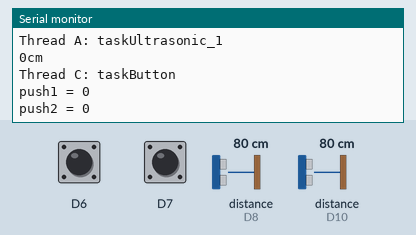
A sketch run on a simulated Arduino Uno R4 WiFi. On the bench: the last lines printed to the serial monitor. The inputs (shaded band) are chosen by the test bench; at power-on: distance to the obstacle (sensors on D8, D10) 80 cm, D6 LOW, D7 LOW. The echo pulse lasts 58.3 µs per cm; WiFi joins after 1.5 s; servers stay silent unless stated; no MQTT or app messages arrive unless stated.

Above: at 17.3 s.
17.4 s: distance to the obstacle (sensor on D8) set to 2 cm
At 22.3 s:
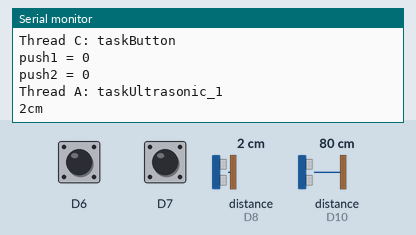
25.4 s: distance to the obstacle (sensor on D10) set to 4 cm
At 27.5 s:
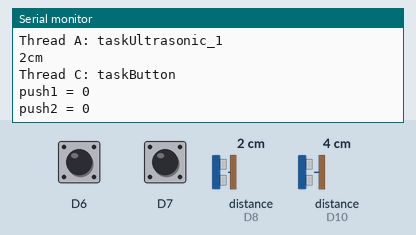
33.4 s: D6 pulled HIGH for 3 s
41.4 s: D7 pulled HIGH for 3 s
At 42.9 s:
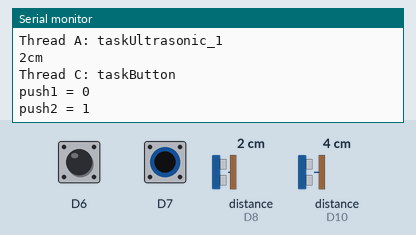
49.4 s: distance to the obstacle (sensor on D8) set to 9 cm
At 51.9 s:
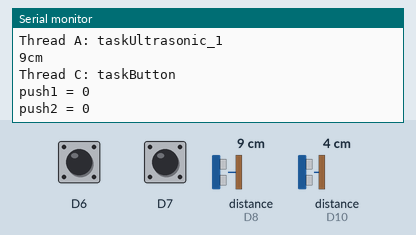
57.4 s: distance to the obstacle (sensor on D10) set to 18 cm
Timing chart, 0 to 60.4 s (numbered marks = the images above; inputs shaded):
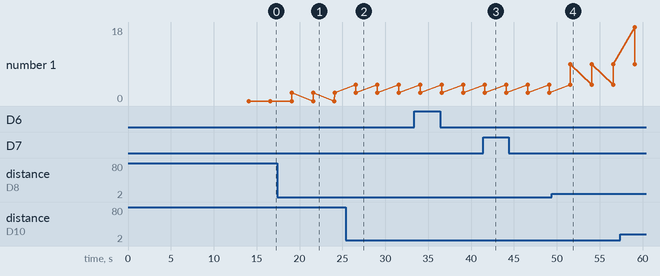

The sketch:

freeRTOS_Ultrasonic_Button.ino
```cpp
#include "WiFiS3.h"
#include <PubSubClient.h>
#include <Arduino_FreeRTOS.h>
#include <NewPing.h>

// WiFi and MQTT 셋팅
#define WLAN_SSID "class924"
#define WLAN_PASS "kosta90009"
#define MQTT_SERVER "192.168.0.154"
#define MQTT_PORT 1883

// sonar(TrigPin, EchoPin, MaxDistance);
// TrigPin과 EchoPin과 최대제한거리(MaxDistance)의 값을 선언
NewPing sonar[2] = {
  NewPing(9, 8, 50),
  NewPing(11, 10, 50),
};

///////please enter your sensitive data in the Secret tab/arduino_secrets.h
char ssid[] = WLAN_SSID; // your network SSID (name)
char pass[] = WLAN_PASS; // your network password (use for WPA, or use as key for WEP)
int keyIndex = 0;

WiFiClient ethClient;
PubSubClient mqtt(ethClient);

int status = WL_IDLE_STATUS;
WiFiServer server(80);

TaskHandle_t Handle_aTask;
TaskHandle_t Handle_bTask;
TaskHandle_t Handle_cTask;

static void taskUltrasonic_1(void* pvParameters) {
    while (1) {
        long sensor1val;
        sensor1val = sonar[0].ping_cm();

        char buffer1[15];
        char str[] = "cm";
        ltoa(sensor1val, buffer1, 10);
        strcat(buffer1, str);
        Serial.println("Thread A: taskUltrasonic_1");
        Serial.println(buffer1);

        mqtt.publish("sensor/ultrasonic_1", String(buffer1).c_str());

        vTaskDelay( 500 / portTICK_PERIOD_MS );
        delay(2000);
    }
}

static void taskUltrasonic_2(void* pvParameters) {
    while (1) {
        long sensor2val;
        sensor2val = sonar[1].ping_cm();

        char buffer2[15];
        char str[] = "cm";
        ltoa(sensor2val, buffer2, 10);
        strcat(buffer2, str);
        Serial.println("Thread B: taskUltrasonic_2");
        Serial.println(buffer2);

        mqtt.publish("sensor/ultrasonic_2", String(buffer2).c_str());

        vTaskDelay( 500 / portTICK_PERIOD_MS );
        delay(2000);
    }
}

static void taskButton(void* pvParameters) {
    // button
    pinMode(6,INPUT);
    pinMode(7,INPUT);

    while (1) {
        // button
        int push1=digitalRead(6);
        int push2=digitalRead(7);

        Serial.println("Thread C: taskButton");
        Serial.print("push1 = ");
        Serial.println(push1);
        Serial.print("push2 = ");
        Serial.println(push2);

        mqtt.publish("sensor/button_1", String(push1).c_str());
        mqtt.publish("sensor/button_2", String(push2).c_str());

        vTaskDelay( 500 / portTICK_PERIOD_MS );
        delay(2000);
    }
    vTaskDelete(NULL);
}

void setup() {
    Serial.begin(9600);

    delay(1000); // prevents usb driver crash on startup, do not omit this
    while(!Serial);  // Wait for Serial terminal to open port before starting program

    connectWiFi();
    // check for the WiFi module:
    if (WiFi.status() == WL_NO_MODULE)
    {
      Serial.println("Communication with WiFi module failed!");
      // don't continue
      while (true)
        ;
    }

    // WiFi.firmwareVersion() : 모듈에서 실행 중인 펌웨어 버전을 문자열로 반환
    String fv = WiFi.firmwareVersion();
    if (fv < WIFI_FIRMWARE_LATEST_VERSION)
    {
      Serial.println("Please upgrade the firmware");
    }

    // attempt to connect to WiFi network:
    while (status != WL_CONNECTED)
    {
      Serial.print("Attempting to connect to Network named: ");
      Serial.println(ssid); // print the network name (SSID);

      // Connect to WPA/WPA2 network. Change this line if using open or WEP network:
      status = WiFi.begin(ssid, pass);
      // wait 10 seconds for connection:
      delay(5000);
    }
    printWifiStatus();
    delay(5000);

    // MQTT broker
    mqtt.setServer(MQTT_SERVER, MQTT_PORT);
    connectMQTT();

    Serial.println("");
    Serial.println("******************************");
    Serial.println("        Program start         ");
    Serial.println("******************************");

    // Create the threads that will be managed by the rtos
    // Sets the stack size and priority of each task
    // Also initializes a handler pointer to each task, which are important to communicate with and retrieve info from tasks
    xTaskCreate(taskUltrasonic_1,"taskUltrasonic_1",256, NULL, tskIDLE_PRIORITY +3, &Handle_aTask);
    xTaskCreate(taskUltrasonic_2,"taskUltrasonic_2",256, NULL, tskIDLE_PRIORITY + 2, &Handle_bTask);
    xTaskCreate(taskButton,"taskButton",256, NULL, tskIDLE_PRIORITY + 1, &Handle_cTask);

    // Start the RTOS, this function will never return and will schedule the tasks.
    vTaskStartScheduler();
}

void loop() {
    // NOTHING
}


void connectWiFi() {
  Serial.println("Connecting to WiFi");
  WiFi.begin(WLAN_SSID, WLAN_PASS);

  while (WiFi.status() != WL_CONNECTED) {
    delay(1000);
    Serial.println("Connecting to WiFi...");
  }

  Serial.println("Connected to WiFi");
}

void connectMQTT() {
  Serial.println("Connecting to MQTT");
  while (!mqtt.connected()) {
    if (mqtt.connect("MQ135Client")) {
      Serial.println("Connected to MQTT");
    } else {
      Serial.print("Failed to connect to MQTT, rc=");
      Serial.print(mqtt.state());
      Serial.println(" Retrying in 5 seconds...");
      delay(5000);
    }
  }
}

void printWifiStatus() {
  Serial.print("SSID: ");
  Serial.println(WiFi.SSID());

  IPAddress ip = WiFi.localIP();
  Serial.print("IP Address: ");
  Serial.println(ip);

  long rssi = WiFi.RSSI();
  Serial.print("Signal strength (RSSI):");
  Serial.print(rssi);
  Serial.println(" dBm");

  Serial.print("To see this page in action, open a browser to http://");
  Serial.println(ip);
}
```

Measured:
- after the input at 17.4 s, the serial monitor: prints a new line after 1.7 s (image 1)
- after the input at 25.4 s, the serial monitor: prints a new line after 1.2 s (image 2)
- after the input at 41.4 s, the serial monitor: prints a new line after 0.19 s (image 3)
- after the input at 49.4 s, the serial monitor: prints a new line after 2.2 s (image 4)
- plotted number 1: 2 → 9 after the input at 49.4 s
